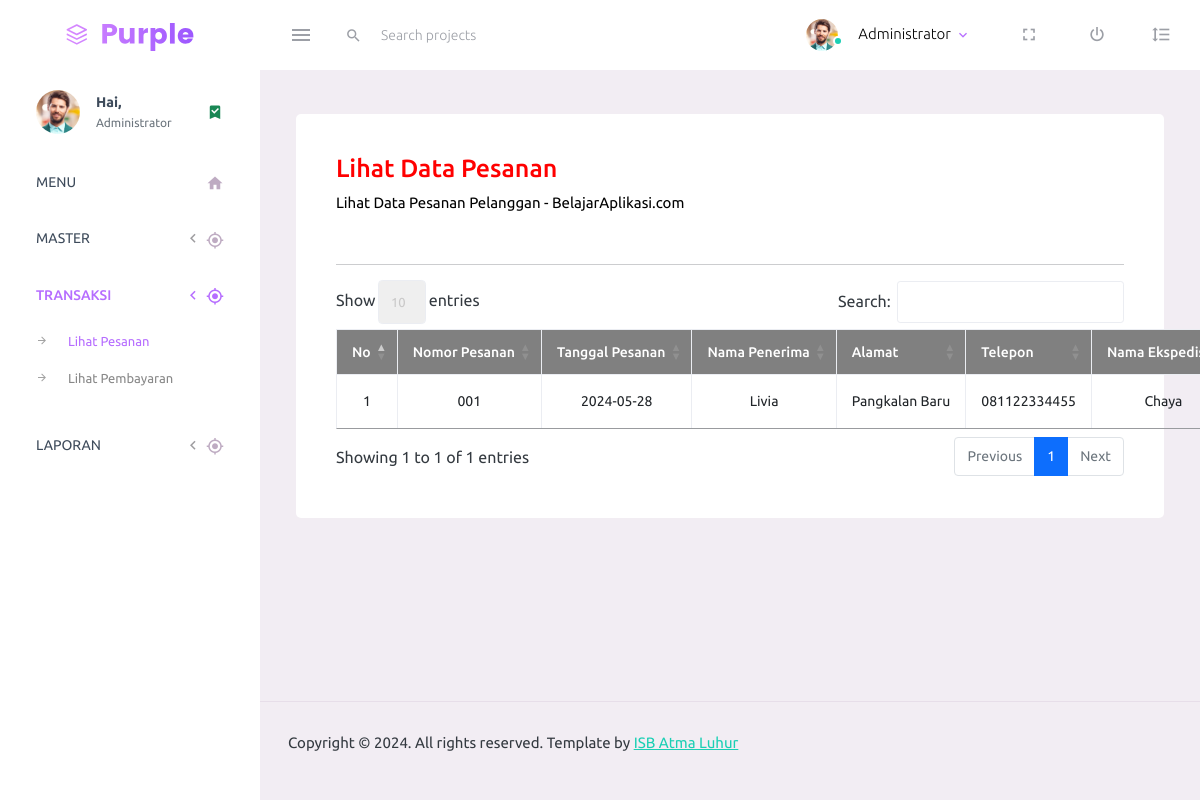
The page /index.php/pesanan on the database its author committed.
### tables this page shows
CREATE TABLE IF NOT EXISTS `pesanan` (
  `no_pesanan` varchar(10) NOT NULL,
  `tanggal_pesanan` date NOT NULL,
  `nama` varchar(50) NOT NULL,
  `alamat` varchar(100) NOT NULL,
  `telp` varchar(15) NOT NULL,
  `status` varchar(50) NOT NULL,
  `kd_ekspedisi` varchar(10) NOT NULL,
  `kd_pelanggan` varchar(100) NOT NULL
);

CREATE TABLE IF NOT EXISTS `ekspedisi` (
  `kd_ekspedisi` varchar(10) NOT NULL,
  `nama_ekspedisi` varchar(50) NOT NULL,
  `tujuan` varchar(50) NOT NULL,
  `ongkir` int(8) NOT NULL
);

### application/views/layout/konten.php (called while the page is built)
<?php
if($isi) {
$this->load->view($isi);
}
?>

### application/views/layout/wrapper.php (called while the page is built)
<?php
require_once('header.php');
require_once('menu.php');
require_once('konten.php');
require_once('footer.php');
?>

### application/controllers/Pesanan.php (called while the page is built, shortened)
<?php
class Pesanan extends CI_Controller {
    public function __construct() {
        $this->load->model('Pesanan_model');
        $this->load->model('General_model');
        $this->load->model('Pelanggan_model');
        $this->load->model('Barang_model');
    }
    function index() {
        $query = $this->Pesanan_model->data_pesanan();
        $data = array(
            'title' => 'Halaman Dashboard Administrator E-Commerce',
            'isi'   => 'pesanan/pesanan_view',
            'data'  => $query
        );
        $this->load->view('layout/wrapper', $data);
    }
}
?>

### index.php (called while the page is built, shortened)
<?php
require_once BASEPATH.'core/CodeIgniter.php';

### application/models/Pesanan_model.php (called while the page is built, shortened)
<?php
class Pesanan_model extends CI_Model {
    public function data_pesanan() {
        $query = $this->db->query("select * from pesanan,pelanggan,ekspedisi where pesanan.kd_pelanggan = pelanggan.kd_pelanggan and pesanan.kd_ekspedisi = ekspedisi.kd_ekspedisi");
        if($query->num_rows() > 0) {
            return $query->result();
        }
    }
}
?>

### application/views/pesanan/pesanan_view.php (the view, shortened to what this page needs)
<div class="row">
    <div class="col-12 grid-margin">
        <div class="card">
            <div class="card-body">
<h3 align="left" style="color:red;">Lihat Data Pesanan<br></h3>
<p align="left" style="color:black;">Lihat Data Pesanan Pelanggan - BelajarAplikasi.com<br></p><br>
<hr>
<table id="tabel-akademik" class="table table-bordered" border="1">
<thead>
<tr class="warning" align="center" style="background: grey;color:white;font-weight: bold;">
<th scope="col">No</th>
<th scope="col">Nomor Pesanan</th>
<th scope="col">Tanggal Pesanan</th>
<th scope="col">Nama Penerima</th>
<th scope="col">Alamat</th>
<th scope="col">Telepon</th>
<th scope="col">Nama Ekspedisi</th>
</tr>
</thead>
<tbody>
<?php
$no= 1 ;
foreach ($data as $list) { ?>
<tr class="active" align="center">
<td><?php echo $no; ?></td>
<td><?php echo $list->no_pesanan; ?></td>
<td><?php echo $list->tanggal_pesanan; ?></td>
<td><?php echo $list->nama; ?></td>
<td><?php echo $list->alamat; ?></td>
<td><?php echo $list->telp; ?></td>
<td><?php echo $list->nama_ekspedisi; ?></td>
</tr>
<?php $no++;
}
?>
</tbody>
</table>
</div>
</div>
</div>
</div>

### rows shown on the page
pesanan: no_pesanan "001", tanggal_pesanan "2024-05-28", nama "Livia", alamat "Pangkalan Baru", telp "081122334455", kd_ekspedisi.nama_ekspedisi "Chaya"
